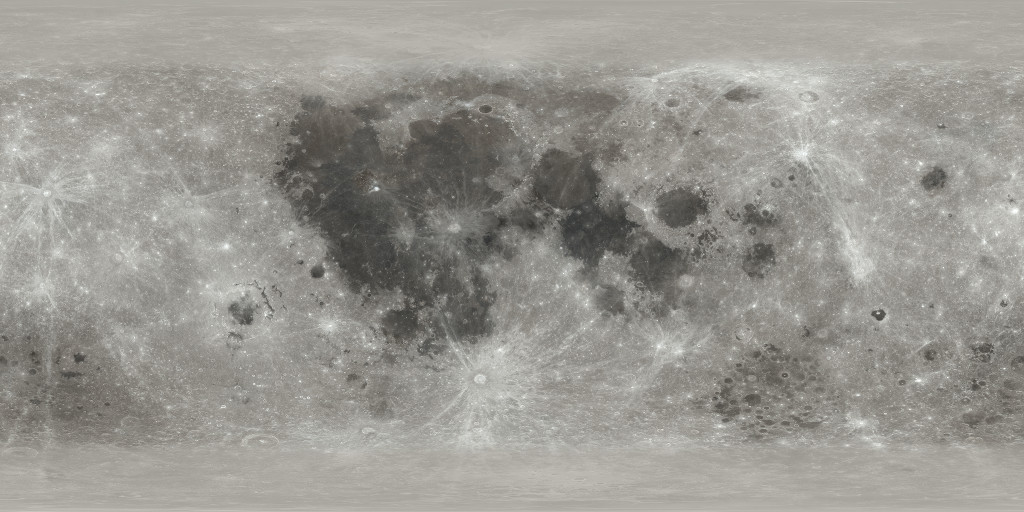
#> input picture Homework_04/moon.png, 1024 x 512 px
$ jupyter execute --allow-errors HW4.ipynb
#> lines starting #> are read from the running program, lines starting #| are printed output that depends on the picture
## CS3570 Introduction to Multimedia Technology
### Homework 04 Due: 11:59pm, 2025/05/16

### Reminder:
* **You are not allowed to import any library in your Jupyter Notebook file except for those we provide.**
* **Your code must display and output your results to enable us to verify its correctness.**
* **Please follow the instructions in the Jupyter Notebook and complete the parts marked as `"TODO."`**
* **Please include your report in the Jupyter Notebook using markdown.**
* **Please compress your code, input images, and result images in a zip file named HW4_{StudentID}.zip and upload it to eeclass.**
* **Homework should be submitted before the announced due time. Scores of late homework will be reduced by 20% per day.**
* **If you encounter any problems or have questions, please post them on eeclass.**

## Part 1: Bezier Curve (30%)

[cell 1]
import numpy as np
import cv2
import os
import matplotlib.pyplot as plt

[cell 2]
# Utility functions
def draw_subplot(points , result1 , result2 , img):
    plt.imshow(img)
    plt.scatter(points[:, 0], points[:, 1],  s=2, color='blue')
    plt.plot(result1[:, 0], result1[:, 1], linewidth=0.8, color='cyan')

    plt.plot(result2[:, 0], result2[:, 1], linewidth=0.8, color='magenta')
    plt.savefig('output/1a.png', dpi=200, bbox_inches='tight')
    plt.show()


def draw_plot(points , result , img):
    plt.imshow(img)
    plt.scatter(points[:, 0], points[:, 1],  s=5, color='blue')
    plt.plot(result[:, 0], result[:, 1], linewidth=1, color='magenta')
    plt.savefig('output/1b.png', dpi=200, bbox_inches='tight')
    plt.show()

[cell 3]
# TODO: Implement Bézier curves calculation. You may adjust the function parameters if needed.
def bezier_curve(points , step):
    def one_seg(P0, P1, P2, P3, t):
        t = t.reshape(-1,1)
        return (1-t)**3 * P0 + 3*(1-t)**2 * t * P1 + 3*(1-t) * t**2 * P2 + t**3 * P3

    m = (len(points) - 1) // 3
    curves = []
    for i in range(m):
        P0, P1, P2, P3 = points[i*3], points[i*3+1], points[i*3+2], points[i*3+3]
        segment = one_seg(P0, P1, P2, P3, step)
        # 避免重复端点
        if i > 0:
            segment = segment[1:]
        curves.append(segment)
    return np.vstack(curves)

# TODO: Scale up the image. You may adjust the function parameters if needed.
def nearest_inter(img):
    h, w = img.shape[:2]
    return cv2.resize(img, (w*4, h*4), interpolation=cv2.INTER_NEAREST)

### 1a. "Implement the cubic Bézier curve calculation

[cell 4]
img = cv2.imread("./bg.png")
#> (the rest of this cell did not finish here and is left out)

### 1b. Scale up the image and the curves by 4 times

#> (a cell that did not finish here is left out)

## Part 2. 3D Models

[cell 6]
# download the packages
# for writing the image of plotly

[cell 7]
# Import the necessaries libraries
import meshio
import plotly.offline as py
import plotly.graph_objs as go
import plotly.io as pio
import plotly.subplots as sp

# Set notebook mode to work in offline
#py.init_notebook_mode()
#pio.renderers.default = 'iframe'
#If you can't correctly show the 3D rendering try uncommenting the above 2 lines

### Load the bunny object

#> (a cell that did not finish here is left out)

[cell 9]
colorscale = [[0, 'rgb(255,192,203)'],
              [1, 'rgb(255,192,203)']]

#> (a cell that did not finish here is left out)

### 2a. Shift the center of the bunny to (0, 0, 0)

#> (a cell that did not finish here is left out)

### 2b. Rotate the bunny to face the screen

[cell 12]
# TODO: Implement the rotation
theta = np.pi
cos_t, sin_t = np.cos(theta), np.sin(theta)
#> (the rest of this cell did not finish here and is left out)

### 2c. 3D Lighting

### Create a spherical surface and map a moon texture onto it

[cell 13]
import plotly.graph_objects as go

# Create a sphere surface with moon texture, we've already finished this part for you.
# grid resolution
n_phi, n_theta = 180, 360

# build sphere coords
theta, phi = np.meshgrid(
    np.linspace(0, 2*np.pi, n_theta),
    np.linspace(0, np.pi,   n_phi),
)
x = np.sin(phi)*np.cos(theta)
y = np.sin(phi)*np.sin(theta)
z = np.cos(phi)

# load + resize grayscale map
img = cv2.imread("moon.png", cv2.IMREAD_GRAYSCALE)
#> img: shape (512, 1024); min 46, max 255, mean 150.7
img = cv2.resize(img, (n_theta, n_phi))
#> img: shape (180, 360)
surfacecolor = img.astype(float) / 255.0
# move the zero‐longitude seam to the back
surfacecolor = np.roll(surfacecolor, n_theta//2, axis=1)
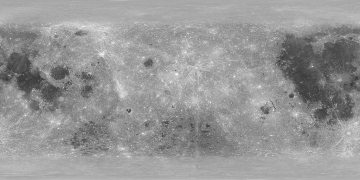
#> surfacecolor: shape (180, 360) float64; min 0.208, max 0.976, mean 0.59

# plot
common_lightpos = dict(x=100, y=200, z=0)
fig = go.Figure(go.Surface(
    x=x, y=y, z=z,
    surfacecolor=surfacecolor,
    colorscale="gray",
    lightposition=common_lightpos,
    showscale=False
))
fig.update_layout(
    scene=dict(aspectmode="data"),
    margin=dict(l=0, r=0, t=0, b=0)
)
fig.show()
